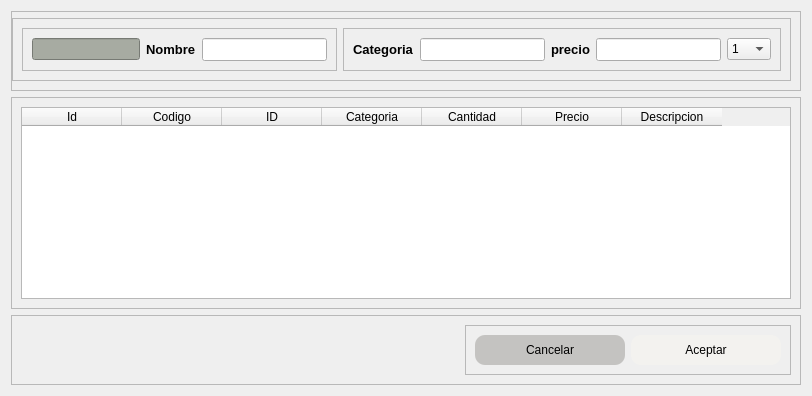
            <widget class="QWidget" name="page_3">
             <layout class="QVBoxLayout" name="verticalLayout_11">
              <item alignment="Qt::AlignTop">
               <widget class="QFrame" name="frame_22">
                <property name="frameShape">
                 <enum>QFrame::StyledPanel</enum>
                </property>
                <property name="frameShadow">
                 <enum>QFrame::Raised</enum>
                </property>
                <layout class="QVBoxLayout" name="verticalLayout_12">
                 <property name="leftMargin">
                  <number>0</number>
                 </property>
                 <property name="topMargin">
                  <number>6</number>
                 </property>
                 <item alignment="Qt::AlignTop">
                  <widget class="QFrame" name="frame_26">
                   <property name="frameShape">
                    <enum>QFrame::StyledPanel</enum>
                   </property>
                   <property name="frameShadow">
                    <enum>QFrame::Raised</enum>
                   </property>
                   <layout class="QHBoxLayout" name="horizontalLayout_14">
                    <item>
                     <widget class="QFrame" name="frame_27">
                      <property name="frameShape">
                       <enum>QFrame::StyledPanel</enum>
                      </property>
                      <property name="frameShadow">
                       <enum>QFrame::Raised</enum>
                      </property>
                      <layout class="QHBoxLayout" name="horizontalLayout_15">
                       <item>
                        <widget class="QLineEdit" name="lineEdit_4">
                         <property name="styleSheet">
                          <string notr="true">background-color: rgb(167, 171, 162);</string>
                         </property>
                        </widget>
                       </item>
                       <item>
                        <widget class="QLabel" name="l_np">
                         <property name="font">
                          <font>
                           <pointsize>10</pointsize>
                           <bold>true</bold>
                          </font>
                         </property>
                         <property name="text">
                          <string>Nombre</string>
                         </property>
                        </widget>
                       </item>
                       <item>
                        <widget class="QLineEdit" name="lineEdit">
                         <property name="font">
                          <font>
                           <pointsize>10</pointsize>
                          </font>
                         </property>
                        </widget>
                       </item>
                      </layout>
                     </widget>
                    </item>
                    <item>
                     <widget class="QFrame" name="frame_28">
                      <property name="frameShape">
                       <enum>QFrame::StyledPanel</enum>
                      </property>
                      <property name="frameShadow">
                       <enum>QFrame::Raised</enum>
                      </property>
                      <layout class="QHBoxLayout" name="horizontalLayout_16">
                       <item>
                        <widget class="QLabel" name="l_pp">
                         <property name="font">
                          <font>
                           <pointsize>10</pointsize>
                           <bold>true</bold>
                          </font>
                         </property>
                         <property name="text">
                          <string>Categoria</string>
                         </property>
                        </widget>
                       </item>
                       <item>
                        <widget class="QLineEdit" name="lineEdit_2">
                         <property name="font">
                          <font>
                           <pointsize>10</pointsize>
                          </font>
                         </property>
                        </widget>
                       </item>
                       <item>
                        <widget class="QLabel" name="l_Descripcion">
                         <property name="font">
                          <font>
                           <pointsize>10</pointsize>
                           <bold>true</bold>
                          </font>
                         </property>
                         <property name="text">
                          <string>precio</string>
                         </property>
                        </widget>
                       </item>
                       <item>
                        <widget class="QLineEdit" name="lineEdit_3">
                         <property name="font">
                          <font>
                           <pointsize>10</pointsize>
                          </font>
                         </property>
                        </widget>
                       </item>
                       <item>
                        <widget class="QComboBox" name="comboBox_2">
                         <item>
                          <property name="text">
                           <string>1</string>
                          </property>
                         </item>
                         <item>
                          <property name="text">
                           <string>2</string>
                          </property>
                         </item>
                         <item>
                          <property name="text">
                           <string>3</string>
                          </property>
                         </item>
                         <item>
                          <property name="text">
                           <string>4</string>
                          </property>
                         </item>
                         <item>
                          <property name="text">
                           <string>5</string>
                          </property>
                         </item>
                         <item>
                          <property name="text">
                           <string>6</string>
                          </property>
                         </item>
                         <item>
                          <property name="text">
                           <string>7</string>
                          </property>
                         </item>
                         <item>
                          <property name="text">
                           <string>8</string>
                          </property>
                         </item>
                         <item>
                          <property name="text">
                           <string>9</string>
                          </property>
                         </item>
                         <item>
                          <property name="text">
                           <string>10</string>
                          </property>
                         </item>
                        </widget>
                       </item>
                      </layout>
                     </widget>
                    </item>
                   </layout>
                   <zorder>frame_28</zorder>
                   <zorder>frame_27</zorder>
                  </widget>
                 </item>
                </layout>
               </widget>
              </item>
              <item>
               <widget class="QFrame" name="frame_23">
                <property name="frameShape">
                 <enum>QFrame::StyledPanel</enum>
                </property>
                <property name="frameShadow">
                 <enum>QFrame::Raised</enum>
                </property>
                <layout class="QVBoxLayout" name="verticalLayout_15">
                 <item>
                  <widget class="QTableWidget" name="tabla_productos">
                   <column>
                    <property name="text">
                     <string>Id</string>
                    </property>
                   </column>
                   <column>
                    <property name="text">
                     <string>Codigo</string>
                    </property>
                   </column>
                   <column>
                    <property name="text">
                     <string>ID</string>
                    </property>
                   </column>
                   <column>
                    <property name="text">
                     <string>Categoria</string>
                    </property>
                   </column>
                   <column>
                    <property name="text">
                     <string>Cantidad</string>
                    </property>
                   </column>
                   <column>
                    <property name="text">
                     <string>Precio</string>
                    </property>
                   </column>
                   <column>
                    <property name="text">
                     <string>Descripcion</string>
                    </property>
                   </column>
                  </widget>
                 </item>
                </layout>
               </widget>
              </item>
              <item>
               <widget class="QFrame" name="frame_24">
                <property name="styleSheet">
                 <string notr="true">QPushButton{
border-radius:10px;
}
QPushButton:hover{
border-radius:10px;
	background-color: rgb(233, 207, 255);
}
</string>
                </property>
                <property name="frameShape">
                 <enum>QFrame::StyledPanel</enum>
                </property>
                <property name="frameShadow">
                 <enum>QFrame::Raised</enum>
                </property>
                <layout class="QHBoxLayout" name="horizontalLayout_12">
                 <item alignment="Qt::AlignRight">
                  <widget class="QFrame" name="frame_25">
                   <property name="styleSheet">
                    <string notr="true"/>
                   </property>
                   <property name="frameShape">
                    <enum>QFrame::StyledPanel</enum>
                   </property>
                   <property name="frameShadow">
                    <enum>QFrame::Raised</enum>
                   </property>
                   <layout class="QHBoxLayout" name="horizontalLayout_13">
                    <item>
                     <widget class="QPushButton" name="bt_eliminar">
                      <property name="minimumSize">
                       <size>
                        <width>150</width>
                        <height>30</height>
                       </size>
                      </property>
                      <property name="styleSheet">
                       <string notr="true">background-color: rgb(196, 195, 193);
</string>
                      </property>
                      <property name="text">
                       <string>Cancelar</string>
                      </property>
                     </widget>
                    </item>
                    <item>
                     <widget class="QPushButton" name="bt_agregar">
                      <property name="minimumSize">
                       <size>
                        <width>150</width>
                        <height>30</height>
                       </size>
                      </property>
                      <property name="styleSheet">
                       <string notr="true">background-color: rgb(243, 242, 239);</string>
                      </property>
                      <property name="text">
                       <string>Aceptar</string>
                      </property>
                     </widget>
                    </item>
                   </layout>
                  </widget>
                 </item>
                </layout>
               </widget>
              </item>
             </layout>
            </widget>
